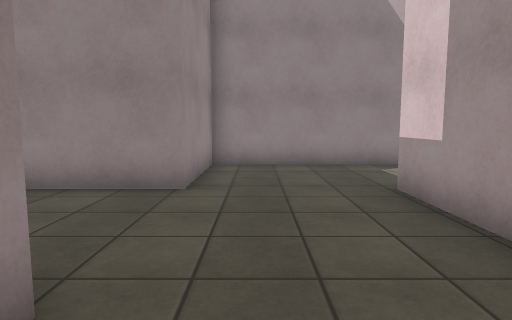
[1] (above)

24 first-person views from a walk through a scene from a Unity 3-D project. The camera is 1.2 m above the floor, tilts 6° down and sees 75° across. The floor is counted in squares, 1 m on a side. Each view is taken from the middle of a square. On the plan, view 1 faces up. The plan holds only what a view shows up to about 14 squares ahead; the rest is blank. The place goes on beyond the plan. The player is left out. Some surface patterns are stand-ins.

[2]
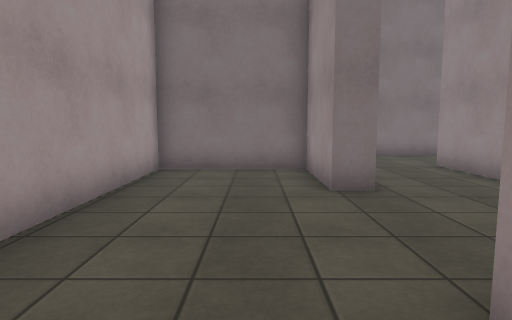

[3]
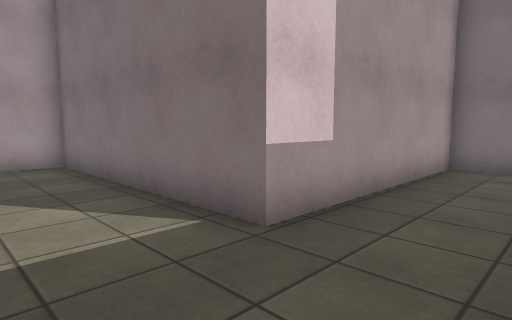

[4]
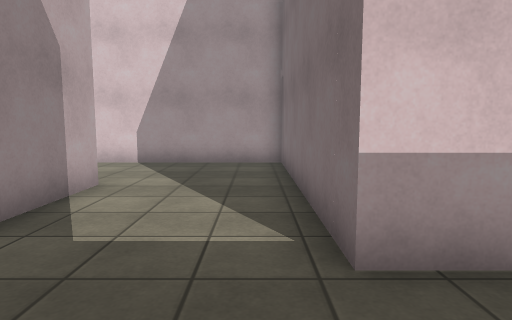

[5]
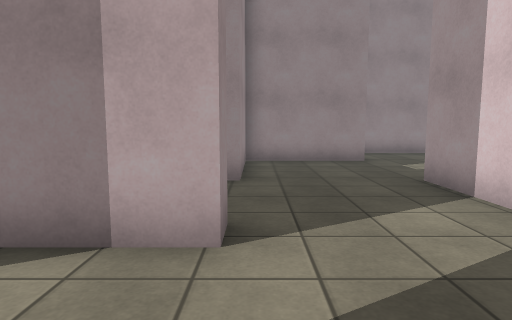

[6]
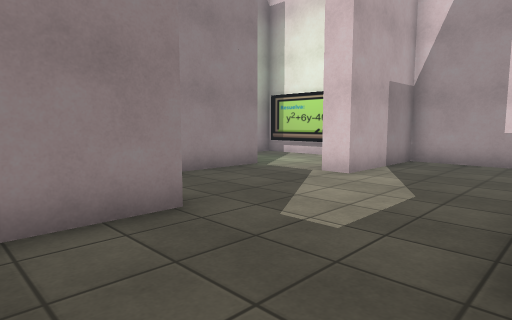

[7]
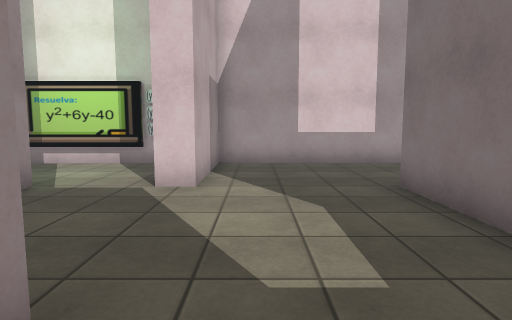

[8]
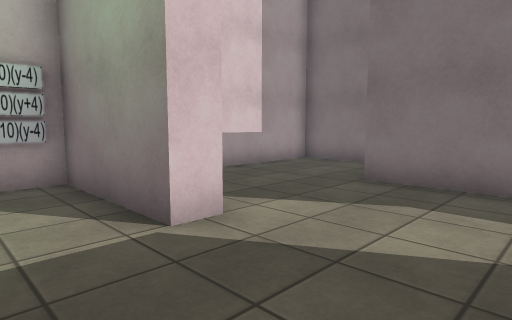

[9]
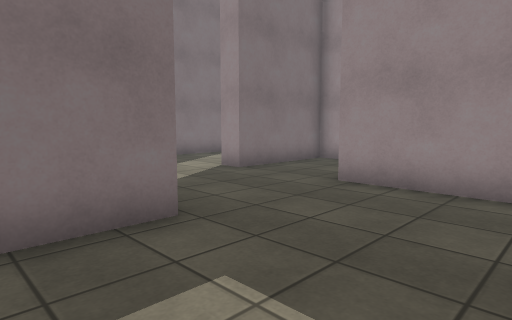

[10]
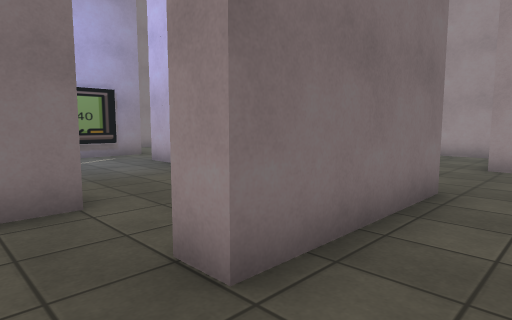

[11]
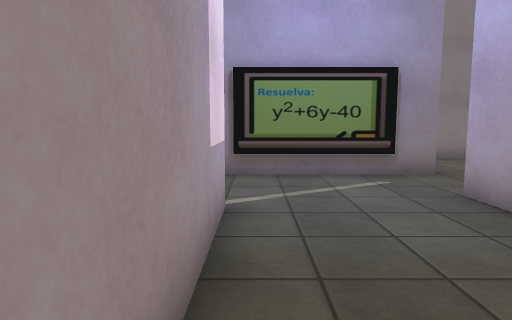

[12]
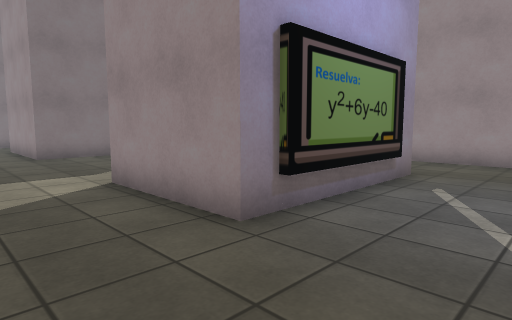

[13]
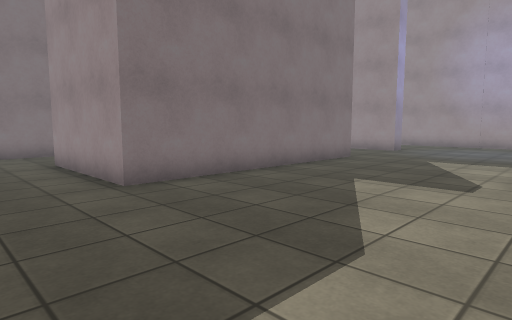

[14]
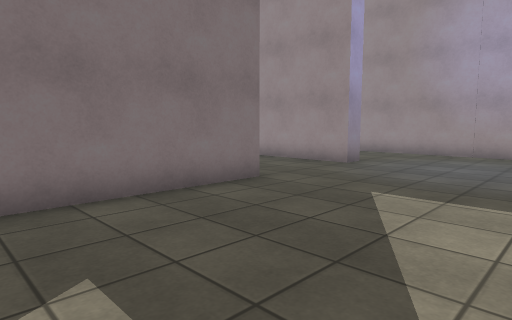

[15]
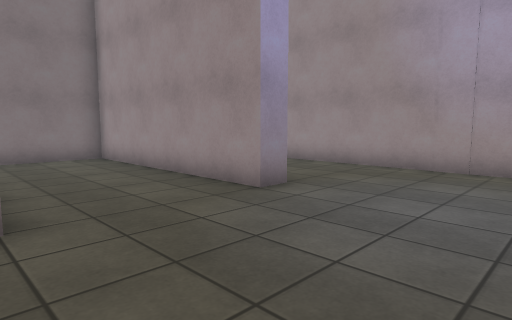

[16]
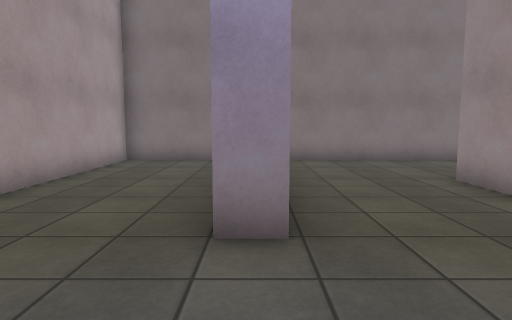

[17]
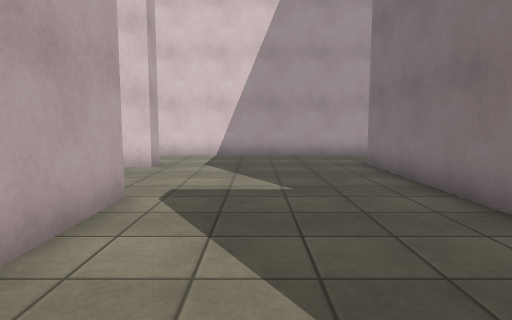

[18]
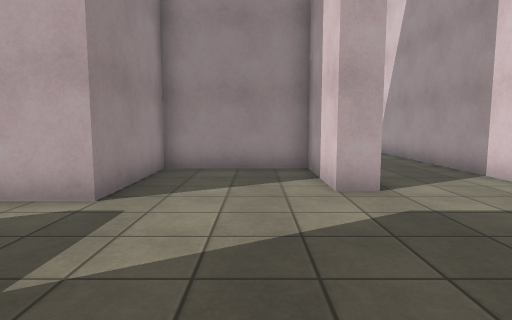

[19]
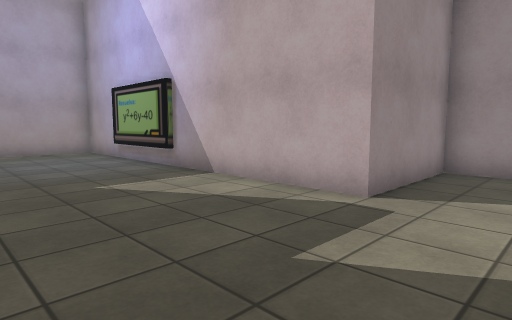

[20]
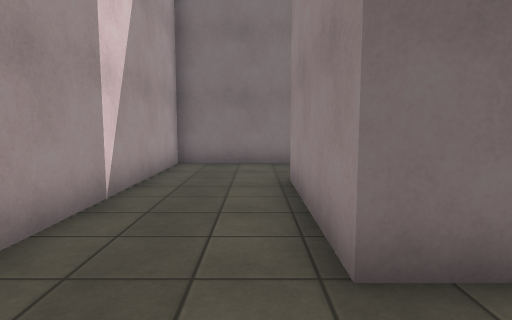

[21]
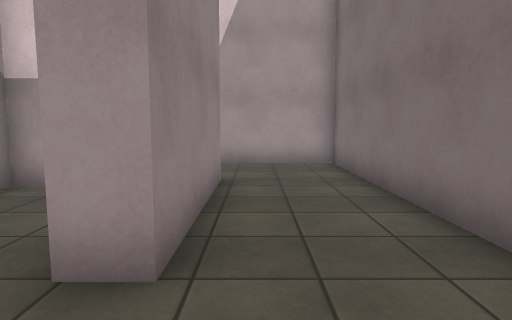

[22]
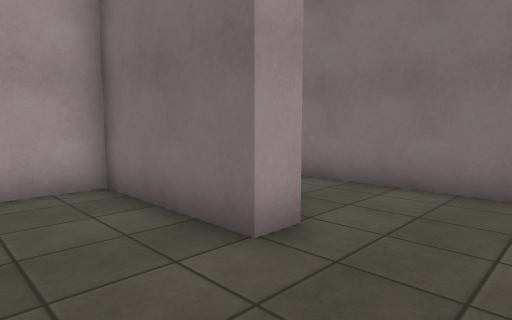

[23]
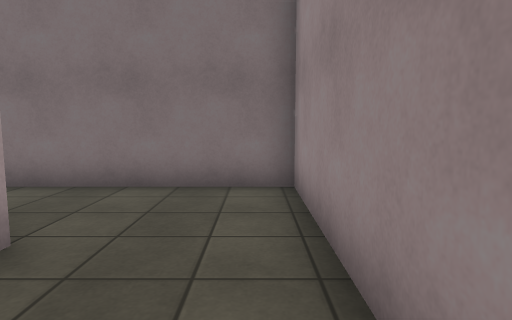

[24]
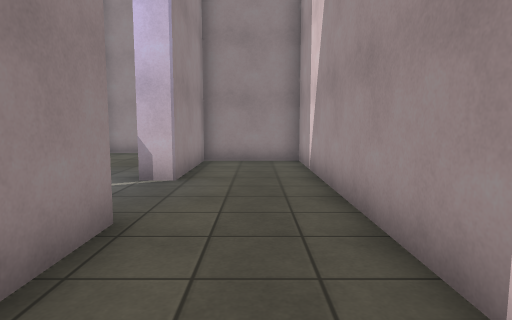

### Floor plan
Points are (right, up) in squares from view 1. A wall is a line through its corners. A room is listed if a view was taken in it or the views show most of it. See-through windows are left out.
Room 1 (views 1, 2, 3, 4, 5, 6, 7, 8, 9, 10)
walls: (2.6, 13.5) (2.6, 11) (6.6, 11) (6.6, 10.2) (-1.4, 10.2) (-1.4, 6.2) (-4.4, 6.2); (6.6, 17.9) (6.6, 14.1); (15.4, 11) (19.5, 11) (19.5, 18.2) (15.5, 18.2) (15.5, 19) (19.5, 19) (19.5, 24); (10.8, 18.2) (6.6, 18.2); (-2.2, 2) (-1.4, 2) (-1.4, -1) (2.7, -1) (2.7, 6.2) (10.7, 6.2) (10.7, 14.2) (15.5, 14.2) (15.5, 13.4); (15.5, 21.4) (12.6, 21.4); (-5.4, 0.9) (-5.4, -1.9); (-7.1, -5) (-4.6, -5)
ways out: opening at (14.5, 12.5) to room 2
objects: other object (19, 20) to (20, 20)
Room 2 (views 11, 12, 13, 14, 15, 16, 17, 18, 19, 20, 21, 22, 23, 24)
walls: (7.4, -7.4) (16.3, -7.4) (16.3, -12.2) (11.5, -12.2) (11.5, -11.4) (15.5, -11.4) (15.5, -8.1); (8.3, -9.9) (8.3, -15.4) (19.5, -15.4) (19.5, 10.2) (16.3, 10.2) (16.3, 6.2) (15.5, 6.2) (15.5, 10.5); (5.5, -2) (1.5, -2); (3.5, -1.8) (-0.9, -1.8); (2.6, -7.4) (3.4, -7.4) (3.4, -15.4) (7.4, -15.4) (7.4, -9.8); (10.6, 3) (16.3, 3) (16.3, -1) (15.5, -1) (15.5, 2.2) (11.5, 2.2) (11.5, -1.8) (4.6, -1.8); (11.6, 3.2) (15.6, 3.2); (-1.4, -2.4) (-1.4, -11.2); (11.5, 6.6) (11.5, 5.4); (-4, -15.4) (1.9, -15.4)
low walls: (4.5, -1.8) (3.6, -1.8)
ways out: opening at (14.5, 12.5) to room 1; opening at (11, 4.5)

Positions as (right, up) in squares from view 1, and headings:
1: (0, 0), facing up
2: (0, 8), facing down
3: (0, 9), facing down-right
4: (0, 7), facing right
5: (7, 7), facing up
6: (8, 14), facing up-right
7: (9, 17), facing right
8: (12, 21), facing down-right
9: (13, 18), facing down-left
10: (17, 16), facing down-left
11: (15, 11), facing down
12: (19, 6), facing down-left
13: (19, -1), facing down-left
14: (13, -2), facing down-left
15: (8, -3), facing down-left
16: (3, -4), facing down
17: (6, -4), facing right
18: (14, -7), facing up
19: (14, -7), facing up-left
20: (17, -5), facing down
21: (9, -13), facing right
22: (9, -9), facing down-right
23: (9, -9), facing down
24: (18, -1), facing up
